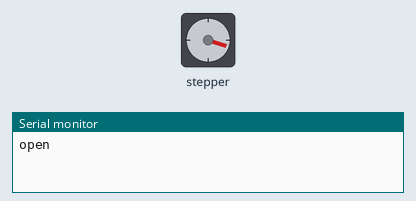
Simulated run of this sketch. Board: ESP8266 (NodeMCU). On the bench: stepper motor, the last lines printed to the serial monitor. Wiring (inferred from the names in the program): stepper motor driver (200 steps per turn assumed): step D2; direction D3; enable D1.

Above: at 0.05 s.
At 0.7 s:
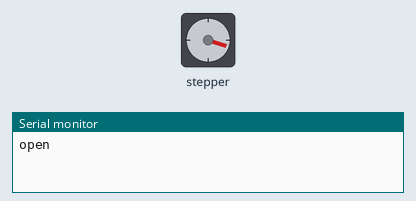
At 1.7 s:
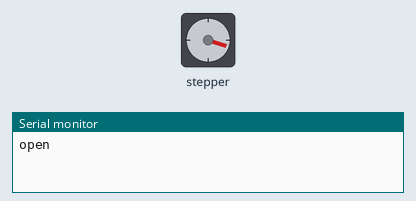
At 3.4 s:
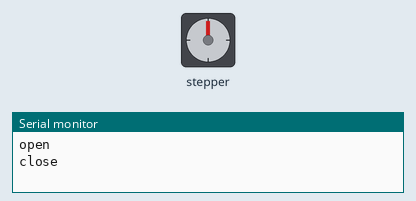
Timing chart, 0 to 7.9 s (numbered marks = the images above):
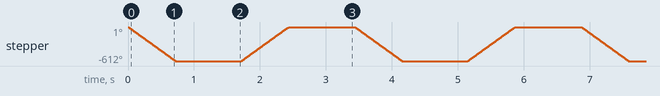

Measured:
- by itself, stepper: turns 612° counter-clockwise in 0.70 s, then 612° clockwise in 0.72 s, repeating every 3.4 s

The sketch:

a4988-test.ino.ino
```cpp
// Define pin connections & motor's steps per revolution
const int enablePin = D1;
const int stepPin = D2;
const int dirPin = D3;
const int openCloseSteps = 340;

void setup()
{
  // Declare pins as Outputs
  pinMode(enablePin, OUTPUT);
  pinMode(stepPin, OUTPUT);
  pinMode(dirPin, OUTPUT);

  digitalWrite(enablePin, LOW
  );
  Serial.begin(9600);
}
void loop()
{
  // open door
  digitalWrite(dirPin, LOW);

  // Spin motor slowly
  Serial.println("open");
  for(int x = 0; x < openCloseSteps; x++)
  {
    digitalWrite(stepPin, HIGH);
    delayMicroseconds(1000);
    digitalWrite(stepPin, LOW);
    delayMicroseconds(1000);
    yield();
  }
  delay(1000); // Wait a second

  // close door
  digitalWrite(dirPin, HIGH);

  // Spin motor quickly
  Serial.println("close");
  for(int x = 0; x < openCloseSteps; x++)
  {
    digitalWrite(stepPin, HIGH);
    delayMicroseconds(1000);
    digitalWrite(stepPin, LOW);
    delayMicroseconds(1000);
    yield();
  }
  delay(1000); // Wait a second
}
```
